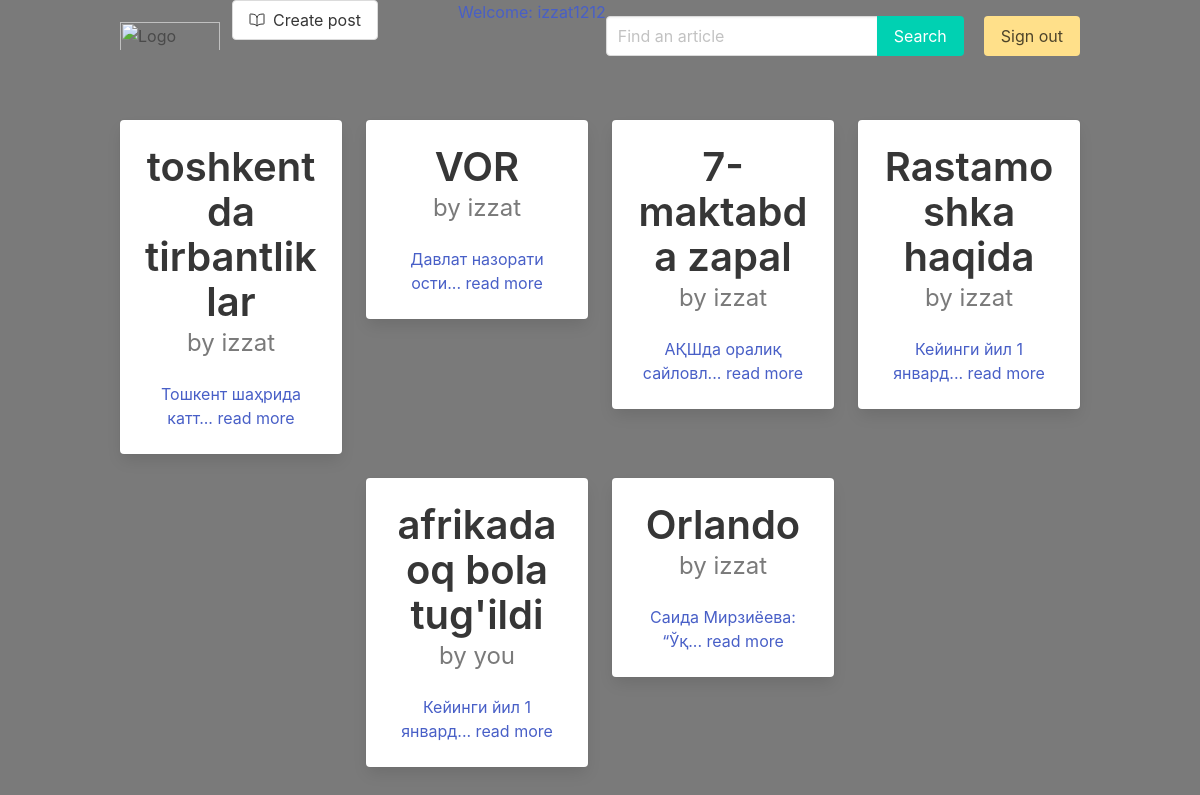
The page / (signed in) on the database its author committed.
### crud/models.py (models this page shows, shortened)
class Article(models.Model):
    title = models.CharField(max_length=255)
    text = models.TextField()
    slug = models.SlugField(unique=True)
    data = models.DateField(auto_now = True)
    thumb = models.ImageField(blank = True)
    author = models.ForeignKey(User,default=None,on_delete=models.CASCADE)
    likes = models.ManyToManyField(User, related_name='article_likes')
    dislakes = models.ManyToManyField(User , related_name='article_dislakes')
    def snippet(self):
        return self.text[:20] + '... read more'

### crud/views.py (the view)
# urls.py: path("",article_func , name='article_func'),
def article_func(request):
    search = request.GET.get('search')
    articles = Article.objects.all()
    articles = articles.filter(Q(title__icontains=search) | Q(text__icontains=search)) if search else articles
    return render(request, 'articles_list.html', {'articles':articles})

### templates/articles_list.html (shortened to what this page needs)
{% extends 'base.html' %}
{% load static %}
{% block content %}
<div class="container">
    <div class="columns is-centered is-multiline">
        {% for article in articles %}
        <div class="column is-3 ">
            <div class="card has-text-centered">
                <div class="card-content">
                    <div class="media">
                        <div class="media-content">
                            <p class="title has-text-dark is-2">
                                {{ article.title }}
                            </p>
                            {% if user == article.author %}
                            <p class="subtitle is-4 has-text-grey">
                                by you
                            </p>
                            {% else %}
                            <p class="subtitle is-4 has-text-grey">
                                by {{ article.author }}
                            </p>
                            {% endif %}
                        </div>
                    </div>
                    <div class="content ">
                        <a href="{% url 'article_detail' article.slug %}">
                            {{ article.snippet }}
                        </a>
                        <br>
                    </div>
                </div>
            </div>
        </div>
        {% endfor %}
    </div>
</div>
{% endblock %}

### templates/base.html (shortened to what this page needs)
{% load static %}
<html lang="en">
<head>
    <link rel="stylesheet" href="{% static 'css/shop.css' %}">
    <link rel="stylesheet" href="{% static 'bulma.css' %}">
    <link rel="stylesheet" href="https://cdnjs.cloudflare.com/ajax/libs/bulma/0.9.4/css/bulma.min.css" />
    <link rel="stylesheet" href="https://cdnjs.cloudflare.com/ajax/libs/bulma/0.9.4/css/bulma.min.css" />
    <link rel="stylesheet" href="https://cdnjs.cloudflare.com/ajax/libs/bulma/0.9.4/css/bulma.min.css" />
</head>
<body>
    <section class="hero has-background-grey is-fullheight">
        <div class="hero-head">
            <header class="navbar">
                <div class="container">
                    <div class="navbar-brand">
                        <a class="navbar-item" href="{% url 'article_func' %}">
                            <img src="{% static 'images/monday.svg' %}" width="100" alt="Logo">
                        </a>
                    </div>
                    <div id="navbarMenuHeroC" class="navbar-menu">
                        <div class="navbar-start">
                            {% if user.is_authenticated %}
                            <span >
                                <a href="{% url 'article_create' %}" class="button is info is outlined is-invet">
                                    <span class="mr-2">
                                        <ion-icon name="book-outline"></ion-icon>
                                    </span>
                                    Create post
                                </a>
                            </span>
                            {% endif %}
                        </div>
                        <div class="navbar-end">
                            <div class="navbar-end">
                                {% if user.is_authenticated %}
                                <a href=" navbar-item button is-primary my-4 mx-1">
                                    Welcome: {{ user }}
                                </a>
                                <form action="{% url 'article_func' %}" method="get">
                                    <div class="field has-addons mt-4 mr-2">
                                        <div class="control">
                                            <input class="input" type="search" placeholder="Find an article" name="search">
                                        </div>
                                        <div class="control">
                                            <button class="button is-primary" type="submit">
                                                Search
                                            </button>
                                        </div>
                                    </div>
                                </form>
                                <span class="navbar-item">
                                    <a href="{% url 'sign_out'%}" class="button is-warning">Sign out</a>
                                </span>
                                {% else %}
                                <span class="navbar-item">
                                    <a href="{% url 'sign_in' %}" class="button is-warning">Sign in</a>
                                </span>
                                {% endif %}
                            </div>
                        </div>
                    </div>
                </div>
            </header>
        </div>
        <div class="hero-body">
            {% block content %}
            {% endblock %}
        </div>
    </section>
</body>
</html>

### rows shown on the page
Article: title "toshkentda tirbantliklar", author "izzat", snippet "Тошкент шаҳрида катт... read more"
Article: title "VOR", author "izzat", snippet "Давлат назорати ости... read more"
Article: title "7-maktabda zapal", author "izzat", snippet "АҚШда оралиқ сайловл... read more"
Article: title "Rastamoshka haqida", author "izzat", snippet "Кейинги йил 1 январд... read more"
Article: title "afrikada oq bola tug'ildi", shows "by you", snippet "Кейинги йил 1 январд... read more"
Article: title "Orlando", author "izzat", snippet "Саида Мирзиёева: “Ўқ... read more"

### other values the page prints
{{ user }} "izzat1212"
